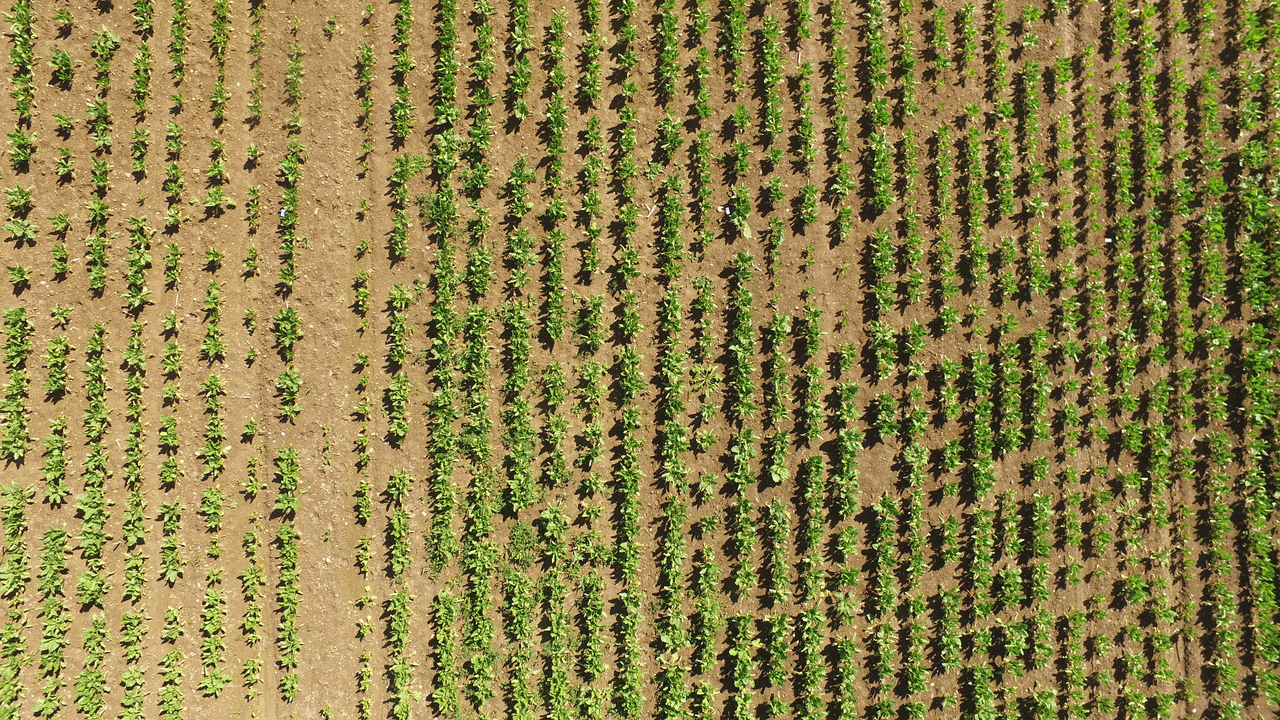
#> input picture ivans_assignments/homework1/data/grass.jpg, 1280 x 720 px
$ python task2.py
#> lines starting #> are read from the running program, lines starting #| are printed output that depends on the picture; after the words box and inside, x2 and y2 are one past the last pixel; in counts of white or black regions, pixels touching at a corner belong together

from ctypes import sizeof
import numpy as np
import matplotlib.pyplot as plt
import cv2 as cv
from PIL import Image

########################## 2.1) ###############################

filename_grass = '../data/grass.jpg'

Img = Image.open(filename_grass)
#> Img is the input picture: PIL image 1280x720 RGB; mean R, G, B 139.4, 128.4, 73

Img_rgb = np.array(Img) / 255.0

#print(np.shape(Img_rgb))

########################## 2.2) ###############################
Img_rgb0 = Img_rgb[:,:,0]
Img_rgb1 = Img_rgb[:,:,1]
Img_rgb2 = Img_rgb[:,:,2]

# [7 lines of commented-out code are left out]

def plot_img(Img):

    plt.imshow(Img, cmap="gray", vmin= 0, vmax= 1)
    plt.show()

def plot_img_channels(Img_rgb):
    16.01
    plt.figure(figsize=(14,3))

    plt.subplot(141)

    plt.imshow(Img_rgb, cmap = "gray")

    plt.title('RGB')

    plt.subplot(142)

    plt.imshow(Img_rgb[:,:,0], cmap='gray', vmin = 0, vmax = 1)

    plt.title('r')

    plt.subplot(143)

    plt.imshow(Img_rgb[:,:,1], cmap='gray', vmin = 0, vmax = 1)

    plt.title('g')

    plt.subplot(144)

    plt.imshow(Img_rgb[:,:,2], 'gray', vmin = 0, vmax = 1)

    plt.title('b')

    plt.tight_layout()

    # plt.savefig('out_normalized_rgb.pdf') # Uncomment to save figure in working directory

    plt.show()

#plot_img_channels(Img_rgb)
##############################################################

######################### 2.3) ###############################

def thresholding(Img, k):

#> called with k = 0.7
    shape = np.shape(Img)
#> shape = (720, 1280)
    N = shape[0]
#> N = 720
    M = shape[1]
#> M = 1280

    for i in range(N):
        for j in range(M):
            if Img[i, j] > k:
                Img[i, j] = 1.0
            else:
                Img[i, j] = 0.0
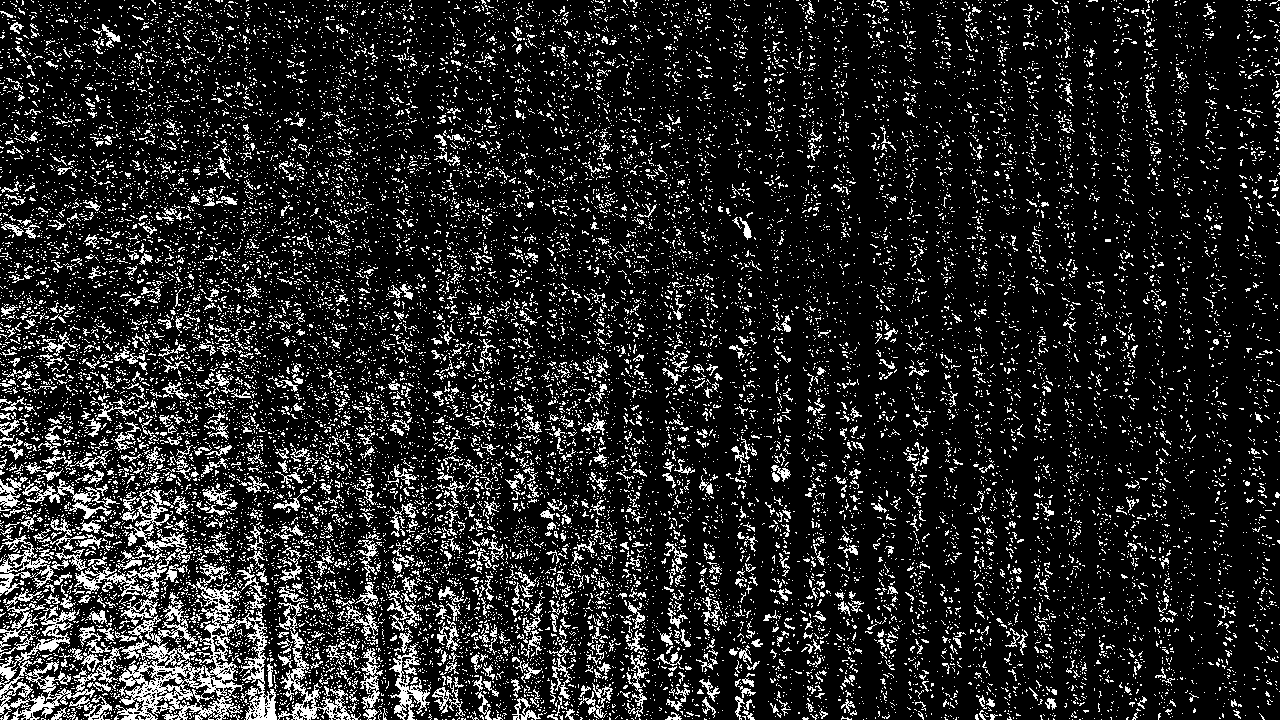
#> Img: shape (720, 1280) float64; values 0 (black) and 1 (white), 14.4% white in thin lines or dots
    return Img

Img_thresheld = thresholding(Img_rgb1, 0.7)
# [13 lines of commented-out code are left out]

def normalize_rbg(Img):

    shape = np.shape(Img)
#> shape = (720, 1280, 3)
    N = shape[0]
#> N = 720
    M = shape[1]
#> M = 1280
    eps = 0.0001

    R = Img[:,:,0]
    G = Img[:,:,1]
    B = Img[:,:,2]

    sums = R + G + B

    result = np.zeros_like(Img)

    result[:,:,0] = R / (sums + eps)
    result[:,:,1] = G / (sums + eps)
    result[:,:,2] = B / (sums + eps)
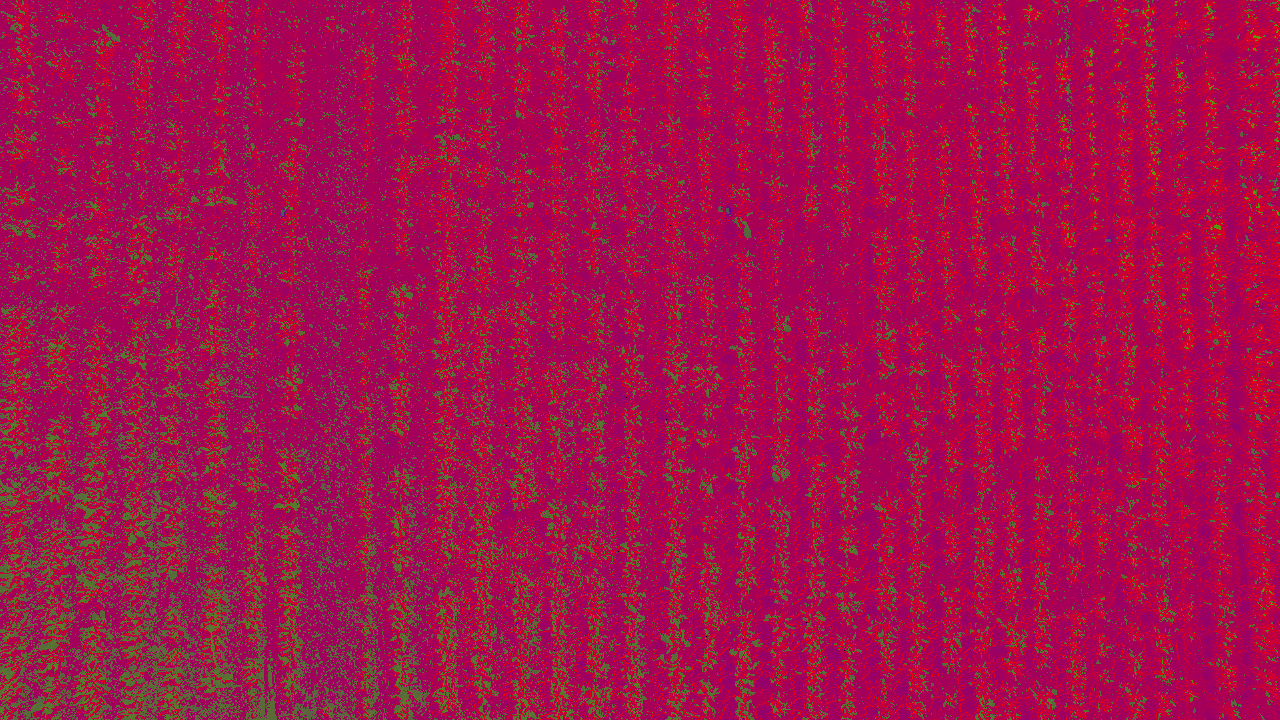
#> result: shape (720, 1280, 3) float64; mean of channels 0, 1, 2 0.638, 0.0632, 0.299; drawn as R, G, B

    return result


Img_rgb_norm = normalize_rbg(Img_rgb)
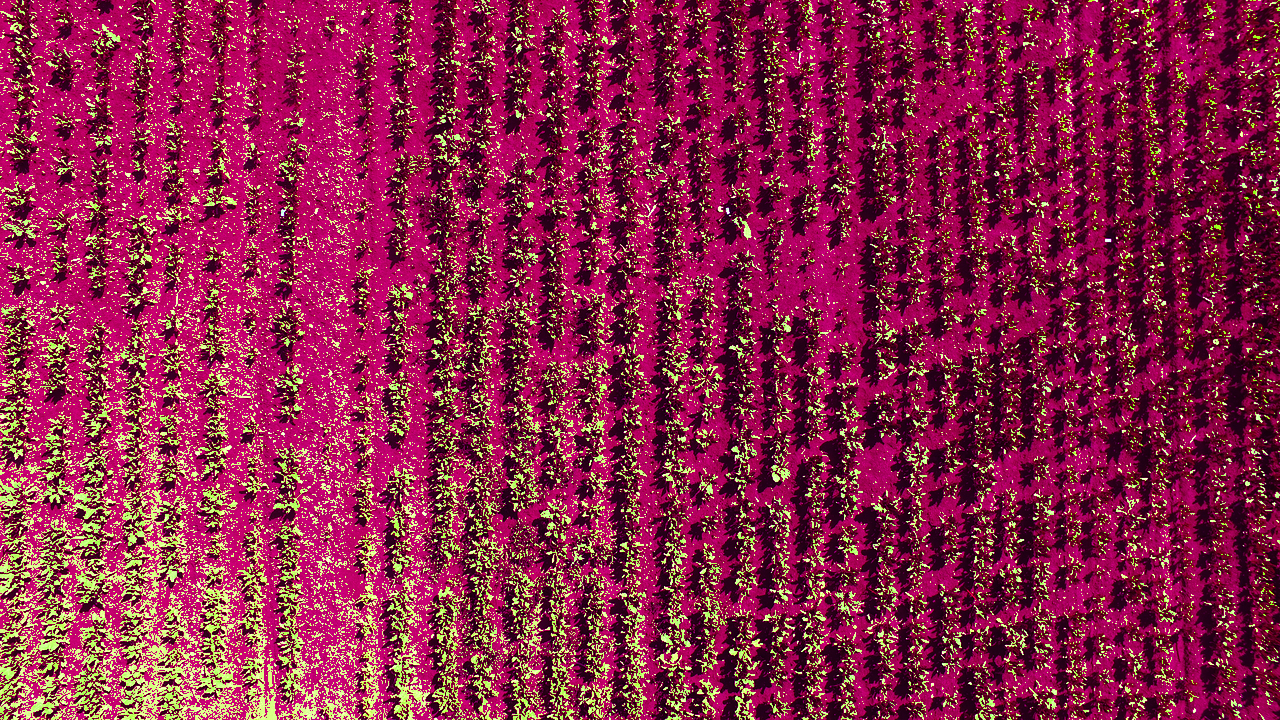
#> Img_rgb: shape (720, 1280, 3) float64; mean R, G, B 0.547, 0.144, 0.286


#print(Img_rgb_norm)
#print(np.shape(Img_rgb_norm))

plot_img_channels(Img_rgb_norm)
#> in plot_img_channels, `plt.show()`:
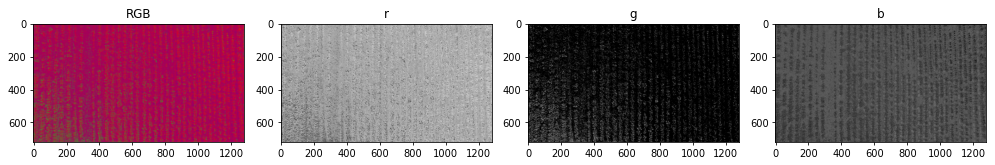
#> figure drawn by matplotlib, 4 panels

threshhold_normalized = thresholding(Img_rgb_norm[:, :, 1], 0.4)
#> call 2 of thresholding, with k = 0.4
#> after the loop in thresholding (call 2), `for i in range(N):`:
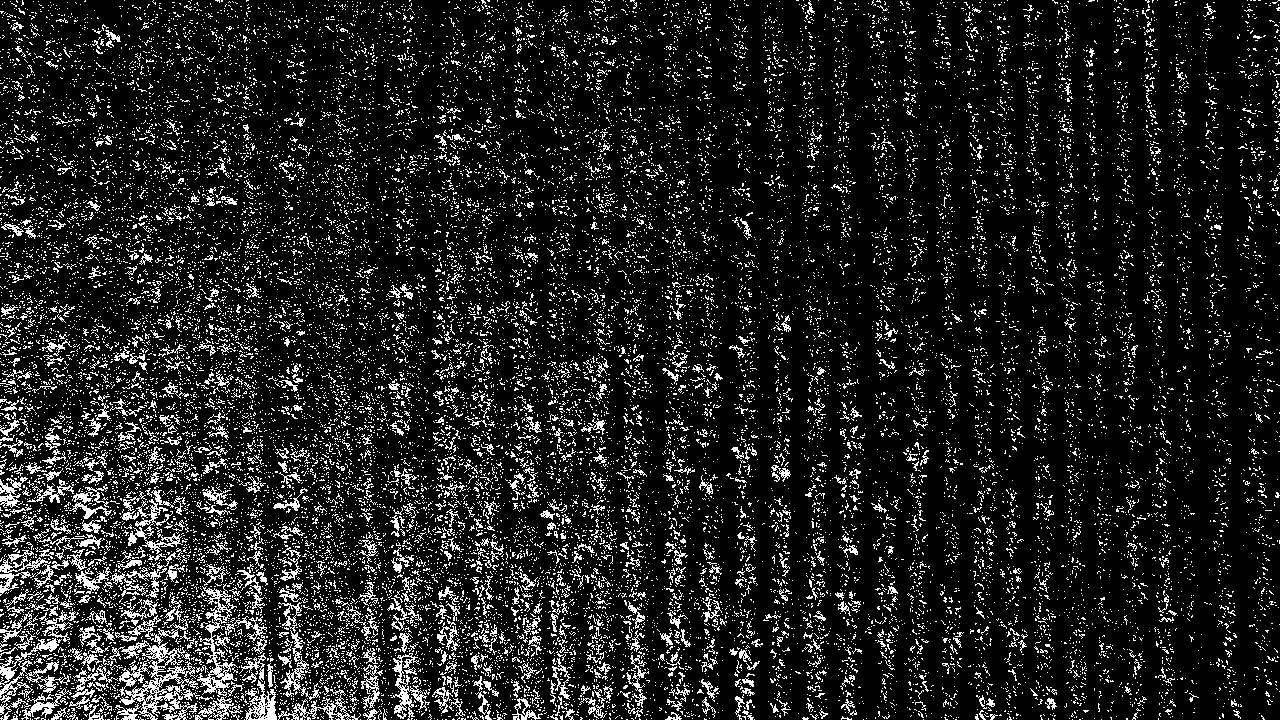
#> Img: shape (720, 1280) float64; values 0 (black) and 1 (white), 12.3% white in thin lines or dots

plot_img(threshhold_normalized)

$ run again, with ivans_assignments/homework1/data/grid.jpg copied over ivans_assignments/homework1/data/grass.jpg
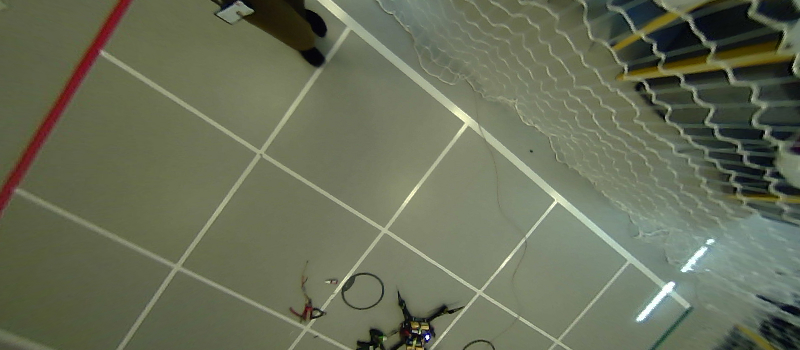
#> input picture ivans_assignments/homework1/data/grid.jpg, 800 x 350 px
#> Img is the input picture: PIL image 800x350 RGB; mean R, G, B 103.7, 109.6, 87.4
#> in normalize_rbg, `result[:,:,1] = G / (sums + eps)`:
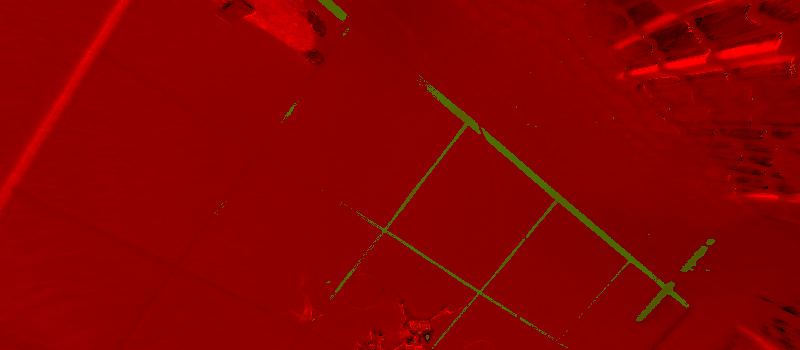
#> result: shape (350, 800, 3) float64; mean of channels 0, 1, 2 0.542, 0.00701, 0; drawn as R, G, B
#> after the loop in thresholding (call 2), `for i in range(N):`:
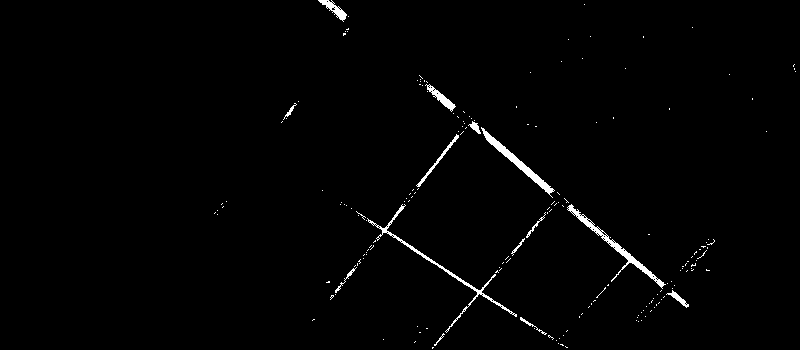
#> Img: shape (350, 800) float64; values 0 (black) and 1 (white), 1.3% white; 185 white regions (171 under 20 px), largest, box (x1, y1, x2, y2) and area: (367, 204, 517, 333) 704, (567, 204, 666, 289) 703, (481, 127, 555, 198) 625
